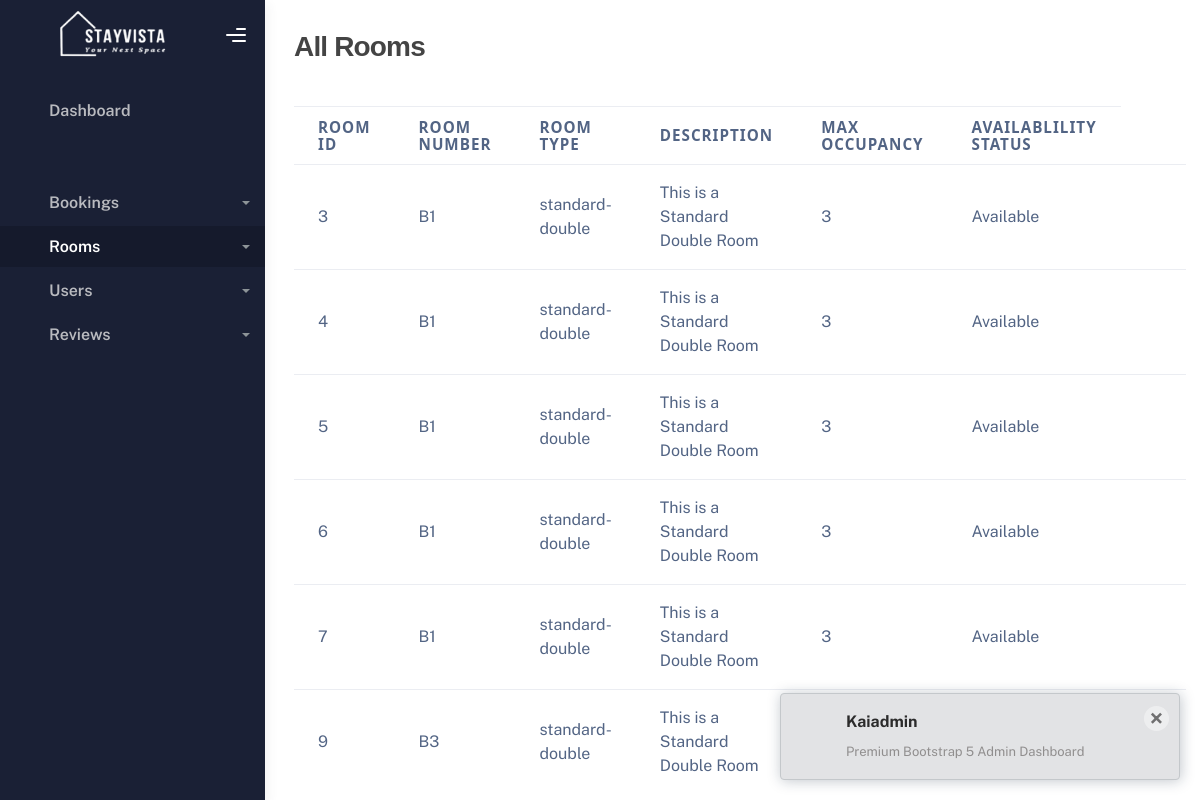
Page /AdminPanel/all-rooms.php on the committed database.
### tables this page shows
CREATE TABLE `rooms` (
  `room_id` int(11) NOT NULL,
  `room_number` varchar(50) NOT NULL,
  `room_type` enum('single','standard-double','twin','triple','quad','deluxe','executive/suite','presidential-suite') NOT NULL,
  `description` text NOT NULL,
  `max_occupancy` int(50) NOT NULL,
  `availability_status` enum('Available','Under_Maintenance') NOT NULL
);

### AdminPanel/all-rooms.php (the view, shortened to what this page needs)
<?php
    include("./includes/header.php");
?>
<body>
    <div class="sidebar" data-background-color="dark">
        <div class="sidebar-logo">
            <div class="logo-header" data-background-color="dark">
                <a href="index.php" class="logo">
                    <img src="./assets/img/2.png" alt="" class="navbar-brand" height="175px" width="200px" />
                </a>
                <div class="nav-toggle">
                    <button class="btn btn-toggle toggle-sidebar">
                        <i class="gg-menu-right"></i>
                    </button>
                </div>
            </div>
        </div>
        <div class="sidebar-wrapper scrollbar scrollbar-inner">
            <div class="sidebar-content">
                <ul class="nav nav-secondary">
                    <li class="nav-item">
                        <a data-bs-toggle="collapse" href="index.php" class="collapsed" aria-expanded="false">
                            <p>Dashboard</p>
                        </a>
                    </li>
                    <br>
                    <br>
                    <li class="nav-item">
                        <a data-bs-toggle="collapse" href="#booking">
                            <p>Bookings</p>
                            <span class="caret"></span>
                        </a>
                    </li>
                    <li class="nav-item active">
                        <a data-bs-toggle="collapse" href="#rooms">
                            <p>Rooms</p>
                            <span class="caret"></span>
                        </a>
                    </li>
                    <li class="nav-item">
                        <a data-bs-toggle="collapse" href="#users">
                            <p>Users</p>
                            <span class="caret"></span>
                        </a>
                    </li>
                    <li class="nav-item">
                        <a data-bs-toggle="collapse" href="#tables">
                            <p>Reviews</p>
                            <span class="caret"></span>
                        </a>
                    </li>
                </ul>
            </div>
        </div>
    </div>
    <div class="main-panel">
        <div class="main-header">
                <div class="nk-content ">
                <div class="container-fluid">
                    <div class="nk-content-inner">
                        <div class="nk-content-body">
                            <div class="nk-block-head nk-block-head-sm">
                                <div class="nk-block-between">
                                    <div class="nk-block-head-content">
                                        <h3 class="nk-block-title page-title">All Rooms</h3>
                                    </div>
                                </div>
                            </div>
                    <table class="table mt-3">
                      <thead>
                        <tr>
                          <th scope="col">Room Id</th>
                          <th scope="col">Room Number</th>
                          <th scope="col">Room Type</th>
                          <th scope="col">Description</th>
                          <th scope="col">Max Occupancy</th>
                          <th scope="col">Availablility Status</th>
                        </tr>
                      </thead>
                      <tbody>
                                    <?php
                                    include('connection.php');
                                    $sql = "SELECT * FROM rooms";
                                    $result = mysqli_query($conn, $sql);
                                    while ($row = mysqli_fetch_assoc($result)) {
                                    ?>
                                    <tr>
                                        <td><?php echo $row['room_id']; ?></td>
                                        <td><?php echo $row['room_number']; ?></td>
                                        <td><?php echo $row['room_type']; ?></td>
                                        <td><?php echo $row['description']; ?></td>
                                        <td><?php echo $row['max_occupancy']; ?></td>
                                        <td><?php echo $row['availability_status']; ?></td>
                                        <td>
                                        </td>
                                        <td>
                                        </td>
                                    </tr>
                                    <?php
                                    }
                                    ?>
                                </tbody>
                            </table>
<?php
    include("./includes/footer.php");
?>

### AdminPanel/assets/css/style.css (style rules this page uses)
.scrollbar { overflow: scroll; }
.nk-content { padding: 24px 4px; }
@media (min-width: 576px) { .nk-content { padding: 32px 22px; overflow: auto; } }
.nk-content-body { flex-grow: 1; overflow: scroll; }

### AdminPanel/all-rooms.php (style rules this page uses)
body { overflow-y: scroll !important; overflow-x: scroll !important; }

### rows in the picture
rooms: room_id "3", room_number "B1", room_type "standard-double", description "This is a Standard Double Room", max_occupancy "3", availability_status "Available"
rooms: room_id "4", room_number "B1", room_type "standard-double", description "This is a Standard Double Room", max_occupancy "3", availability_status "Available"
rooms: room_id "5", room_number "B1", room_type "standard-double", description "This is a Standard Double Room", max_occupancy "3", availability_status "Available"
rooms: room_id "6", room_number "B1", room_type "standard-double", description "This is a Standard Double Room", max_occupancy "3", availability_status "Available"
rooms: room_id "7", room_number "B1", room_type "standard-double", description "This is a Standard Double Room", max_occupancy "3", availability_status "Available"
rooms: room_id "9", room_number "B3", room_type "standard-double", description "This is a Standard Double Room"
